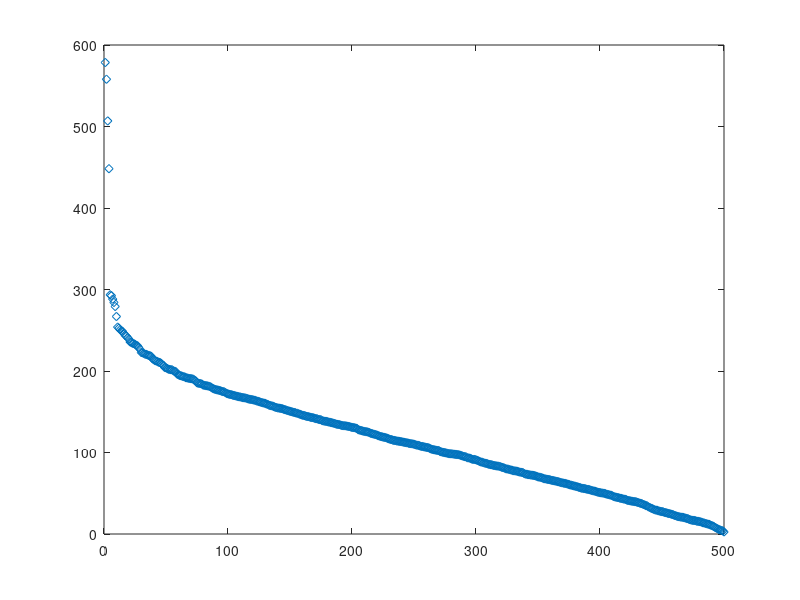

This chart was generated by the following MATLAB code: (Note: this script raises an error after producing the figure.)
%----------------------------------------------------------------------------------------------------
% "If you want to find the secrets of the universe, think in terms of energy, frequency & vibration."
%                                                           —— Nikola Tesla
%----------------------------------------------------------------------------------------------------
%  *[Overview]
%   This script is used to demonstrate the robustness of the SRSA method to the K_used value. 
%----------------------------------------------------------------------------------------------------
%   By assigning different K_used values, spectral analyses of the same time series can be        ...
%   obtained (as visualized in Figure 2).
%      *[Caption for Figure 2]
%       subplot (a): SR spectrum specify K_used=2.
%       subplot (b): fourier spectrum.
%       subplot (c): SR spectrum specify K_used=7.
%       subplot (d): 2D SR spectrum using the K_true = 4 (as reference).
%       subplot (e): SR spectrum specify K_used=10.
%----------------------------------------------------------------------------------------------------
% Author      :   Zhifeng Chen
% E-mail      :   zfchen@whu.edu.cn
% Created     :   2026-01-20  
%----------------------------------------------------------------------------------------------------
% Data simulation (complex sequences to display anterograde and retrograde bilateral spectra)
clc;clear;
%
DeltaT          =   1;              % sampling interval (s)
N               =   1000;           % total number of samples (1)  
t               =   (0:N-1)*DeltaT; % time (s)
%                  AMP              Freq
yn              =   1*exp(1i*(2*pi* 0.02)*t)+...
                    1*exp(1i*(2*pi*-0.05)*t)+... 
                    1*exp(1i*(2*pi* 0.10)*t)+...      
                    1*exp(1i*(2*pi*-0.45)*t)+normrnd(0,4,1,N)+1i*normrnd(0,4,1,N);                         
% Get singular spectrum
P               =   fix(N/2);                           % row window length
L               =   N+1-P;                              % column window length
H               =   zeros(L,P);                         % initialize Hankle matrix
for i = 0:(L-1)
    H(i+1,:) = yn(i+1:i+P);                             % build Hankle matrix
end 
[~,SUM,~]       =   svd(H);                             % perform SVD decomposition  
nonzero         =   nonzeros(SUM);                      
singularV       =   sort(nonzero,'descend');            % singular value            
singularSN      =   1:length(singularV);                % singular value serial number
% Figure 1 
fig4=figure(4);
plot(singularSN,singularV, 'd');
% Fourier transform to obtain the Fourier spectrum and normalized for comparison under the same standard.
f0                          =   (0:3*N-1)/DeltaT/N/3;
FFTf                        =   f0-f0(fix(3*N/2)+1);                         % bilateral spectrum
FFTp                        =   abs(fftshift(fft((yn.').*hann(N),3*N)))*2/N; % Fourier transform
NormFFTp                    =   (FFTp-min(FFTp))./(max(FFTp)-min(FFTp));     % Fourier spectrum normalization 
% perform SRSA to obtain SR spectrum
R                           =   1;                   % super-resolution ratio
f0                          =   (0:R*N-1)/DeltaT/N/R;% candidate frequencies for interference-response test  
SRSf                        =   f0-f0(fix(R*N/2)+1);              % bilateral spectrum
K_used1                     =   2; % specify K value, for example, such as pick between [1, 20], even bigger
[SRSf,LVec1,SRSp1]          =   DoSRSA(yn,DeltaT,SRSf,10,K_used1);% perform SRSA 
K_used2                     =   7; % specify K value, for example, such as pick between [1, 20], even bigger
[SRSf,LVec2,SRSp2]          =   DoSRSA(yn,DeltaT,SRSf,10,K_used2);% perform SRSA 
K_used3                     =   10;% specify K value, for example, such as pick between [1, 20], even bigger
[SRSf,LVec3,SRSp3]          =   DoSRSA(yn,DeltaT,SRSf,10,K_used3);% perform SRSA 
K_true                      =   4;
[~   ,LVet,SRSt]            =   DoSRSA(yn,DeltaT,SRSf,10,K_true); % perform SRSA (K_true = 4)
% Figure 2 
figure(2);tiledlayout(6,2);
nexttile(1,[2,1])
plot(SRSf,SRSp1(1,:),'k-','LineWidth',1);
ylim([0,1.2]);
legend('SRSA($L=L_{max}$)','Interpreter','latex','box','off');
ylabel('Norm Amp');
text(0.020,0.92,'(a)','Units','normalized','FontWeight','bold','FontSize',12);
text(0.2,0.92, sprintf('specify $K_{used} = %d$',K_used1),'Interpreter','latex', ...
                       'Units','normalized','FontSize',12,'FontWeight','bold');
nexttile(2,[3,1])
plot(FFTf,NormFFTp,'k-','LineWidth',1);
ylim([0,1.2]);
ylabel('Norm Amp');
text(0.02,0.95,'(b)','Units','normalized','FontWeight','bold','FontSize',12);
legend('Fourier Spectrum','box','off');
nexttile(8,[3,1])
pcolor(SRSf,LVet(:,2)/10,SRSt);
shading interp;colormap('pink');
ylabel('2D SRS');
yticklabels([]);
text(0.02,0.95,'(d)','Units','normalized','FontWeight','bold','FontSize',12,'Color','w');
text(0.2,0.92, sprintf('$K_{ture} = %d$',K_true),'Interpreter','latex', ...
                       'Color','w','Units','normalized','FontSize',12,'FontWeight','bold');     
legend('2D SRS','box','off','textcolor','w');
nexttile(5,[2,1])
plot(SRSf,SRSp2(1,:),'k-','LineWidth',1);
ylim([0,1.2]);
legend('SRSA($L=L_{max}$)','Interpreter','latex','box','off');
ylabel('Norm Amp');
text(0.020,0.92,'(c)','Units','normalized','FontWeight','bold','FontSize',12);
text(0.2,0.95, sprintf('specify $K_{used} = %d$',K_used2),'Interpreter','latex', ...
                       'Units','normalized','FontSize',12,'FontWeight','bold');
nexttile(9,[2,1])
plot(SRSf,SRSp3(1,:),'k-','LineWidth',1);
ylim([0,1.2]);
legend('SRSA($L=L_{max}$)','Interpreter','latex','box','off');
ylabel('Norm Amp');
text(0.020,0.92,'(e)','Units','normalized','FontWeight','bold','FontSize',12);
text(0.2,0.92, sprintf('specify $K_{used} = %d$',K_used3),'Interpreter','latex', ...
                       'Units','normalized','FontSize',12,'FontWeight','bold');
